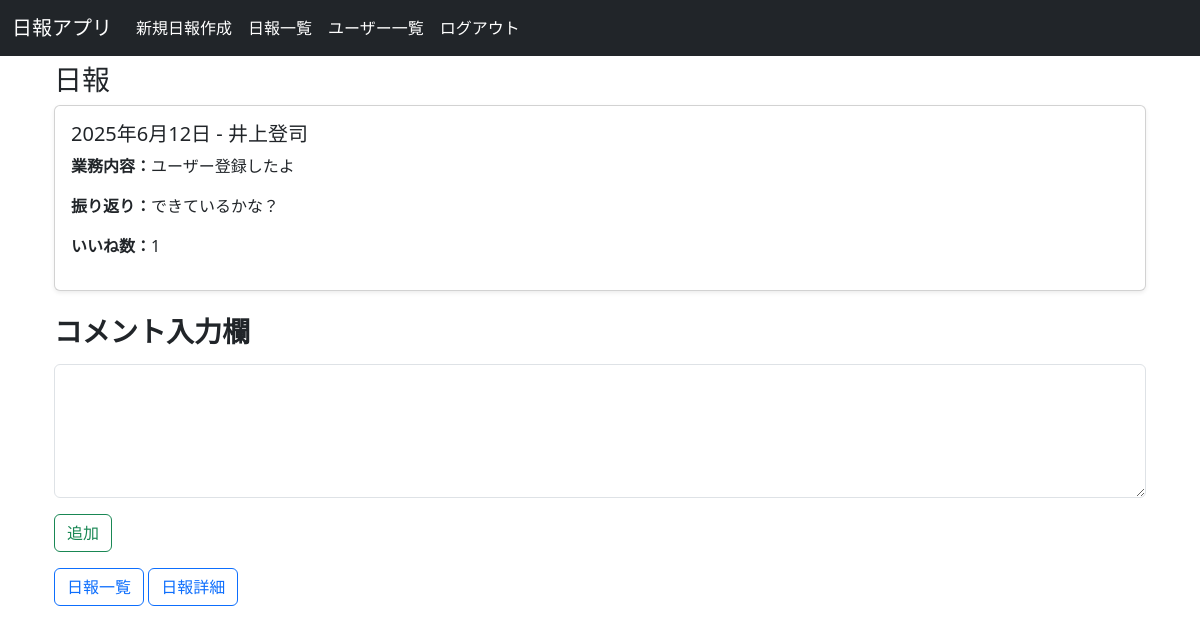
Before: /reportapp/commnet/7/ (signed in) with the older database file.
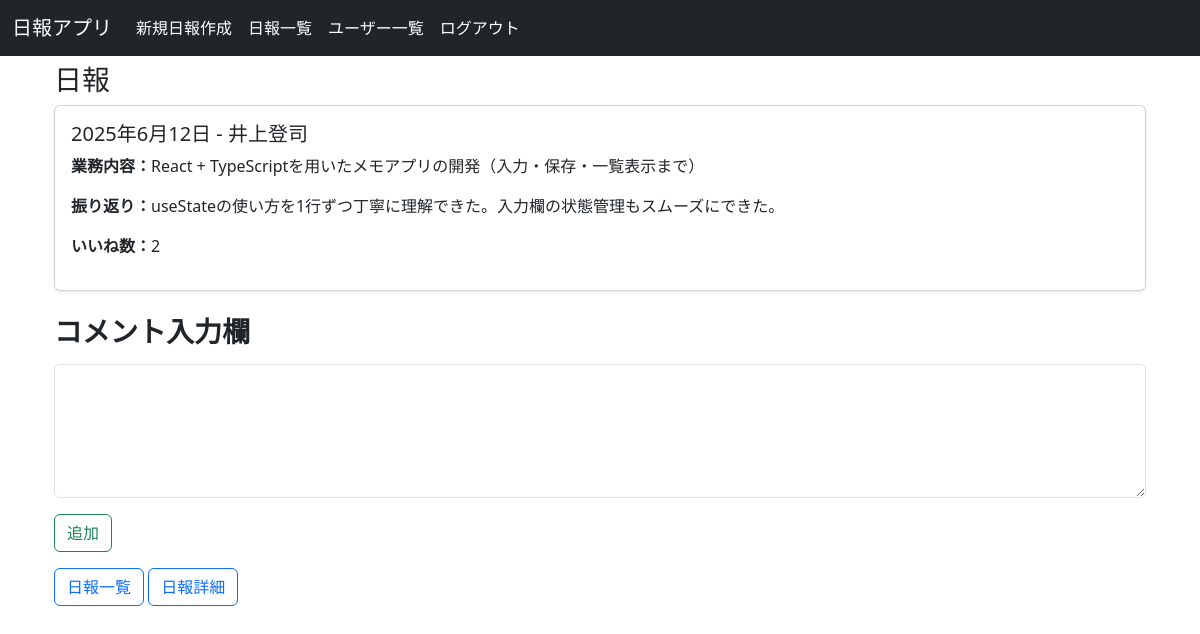
After: the same page with the newer database file.
### reportapp/models.py (models this page shows, shortened)
class Report(models.Model):
    data = models.DateField(default=timezone.now)
    author = models.ForeignKey(User, on_delete=models.CASCADE, null=True)
    content = models.TextField(blank=False)
    comment = models.TextField(blank=False)
    created_at = models.DateTimeField(auto_now_add=True)
    updated_at = models.DateTimeField(auto_now=True)
    likes = models.ManyToManyField(User, related_name='liked_reports', blank=True)

### reportapp/views.py (the view)
# urls.py: path('commnet/<int:pk>/', views.comment_report, name='report_comment'),
@login_required
def comment_report(request, pk):
    report = get_object_or_404(Report, pk=pk)
    if request.method == 'POST':
        form = ReportCommentForm(request.POST)
        if form.is_valid():
            comment = form.save(commit=False)
            comment.report = report
            comment.author = request.user
            comment.save()
            return redirect('reportapp:report_detail', pk=report.pk)
    else:
        form = ReportCommentForm()
    return render(request, 'reportapp/report_comment.html', {'form': form, 'report': report})

### reportapp/forms.py
class ReportCommentForm(forms.ModelForm):
    class Meta:
        model = Comment
        fields = ['content']

### reportapp/templates/reportapp/report_comment.html (shortened to what this page needs)
{% extends 'base.html' %}
{% block content %}
<div class="container">
    <h3 style="padding-top: 15px;">日報</h3>
    <div class="row">
        <div class="col-md-12 mb-4">
            <div class="card shadow-sm">
                <div class="card-body">
                    <h5 class="card-title">{{ report.data }} - {{ report.author }}</h5>
                    <p><strong>業務内容：</strong>{{ report.content|linebreaksbr }}</p>
                    <p><strong>振り返り：</strong>{{ report.comment|linebreaksbr }}</p>
                    <p><strong>いいね数：</strong>{{ report.likes.count }}</p>
                </div>
            </div>
        </div>
    </div>
    <form action="" method="post">
        <div class="mb-3">
            <label for="id_content" class="form-label"><h3><strong>コメント入力欄</strong></h3></label>
            <textarea name="content" cols="40" rows="5" class="form-control" id="id_content">{{ form.content.value|default_if_none:'' }}</textarea>
        </div>
        <button type="submit" class="btn btn-outline-success mb-3">追加</button>
    </form>
    <a href="{% url 'reportapp:report_list' %}" class="btn btn-outline-primary">日報一覧</a>
    <a href="{% url 'reportapp:report_detail' report.pk %}" class="btn btn-outline-primary">日報詳細</a>
</div>
{% endblock %}

Changed rows visible on the page:
changed Report "井上登司": content "ユーザー登録したよ" → "React + TypeScriptを用いたメモアプリの開発（入力・保存・一覧表示まで）"; comment "できているかな？" → "useStateの使い方を1行ずつ丁寧に理解できた。入力欄の状態管理もスムーズにできた。"; likes.count "1" → "2"
